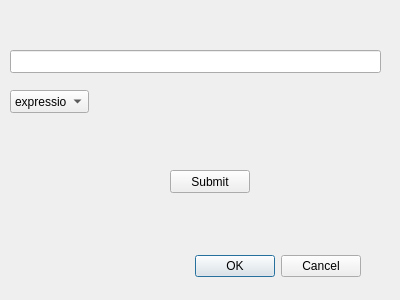
<?xml version="1.0" encoding="UTF-8"?>
<ui version="4.0">
 <class>CellDialog</class>
 <widget class="QDialog" name="CellDialog">
  <property name="geometry">
   <rect>
    <x>0</x>
    <y>0</y>
    <width>400</width>
    <height>300</height>
   </rect>
  </property>
  <property name="windowTitle">
   <string>Dialog</string>
  </property>
  <widget class="QDialogButtonBox" name="buttonBox">
   <property name="geometry">
    <rect>
     <x>20</x>
     <y>250</y>
     <width>341</width>
     <height>32</height>
    </rect>
   </property>
   <property name="orientation">
    <enum>Qt::Horizontal</enum>
   </property>
   <property name="standardButtons">
    <set>QDialogButtonBox::Cancel|QDialogButtonBox::Ok</set>
   </property>
  </widget>
  <widget class="QLineEdit" name="lineEdit">
   <property name="geometry">
    <rect>
     <x>10</x>
     <y>50</y>
     <width>371</width>
     <height>23</height>
    </rect>
   </property>
  </widget>
  <widget class="QComboBox" name="comboBox">
   <property name="geometry">
    <rect>
     <x>10</x>
     <y>90</y>
     <width>79</width>
     <height>23</height>
    </rect>
   </property>
   <item>
    <property name="text">
     <string>expression</string>
    </property>
   </item>
   <item>
    <property name="text">
     <string>const</string>
    </property>
   </item>
  </widget>
  <widget class="QPushButton" name="submitButton">
   <property name="geometry">
    <rect>
     <x>170</x>
     <y>170</y>
     <width>80</width>
     <height>23</height>
    </rect>
   </property>
   <property name="text">
    <string>Submit</string>
   </property>
  </widget>
 </widget>
 <resources/>
 <connections>
  <connection>
   <sender>buttonBox</sender>
   <signal>accepted()</signal>
   <receiver>CellDialog</receiver>
   <slot>accept()</slot>
   <hints>
    <hint type="sourcelabel">
     <x>248</x>
     <y>254</y>
    </hint>
    <hint type="destinationlabel">
     <x>157</x>
     <y>274</y>
    </hint>
   </hints>
  </connection>
  <connection>
   <sender>buttonBox</sender>
   <signal>rejected()</signal>
   <receiver>CellDialog</receiver>
   <slot>reject()</slot>
   <hints>
    <hint type="sourcelabel">
     <x>316</x>
     <y>260</y>
    </hint>
    <hint type="destinationlabel">
     <x>286</x>
     <y>274</y>
    </hint>
   </hints>
  </connection>
 </connections>
</ui>
